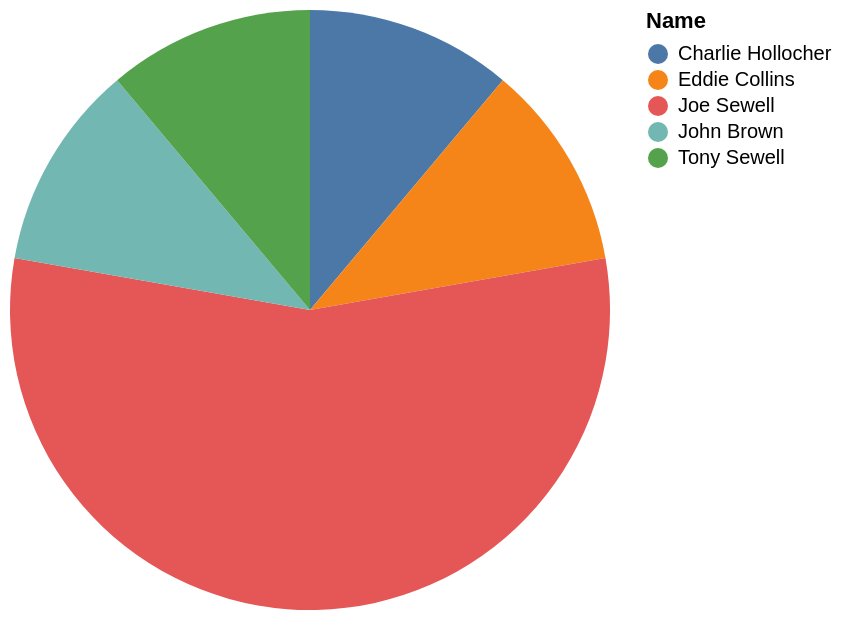

Write the Vega-Lite specification saved for this chart.
### Vega-Lite specification from a JSON file in a GitHub repository (floating-point values rounded to 4 significant figures)
{"data": {"values": [{"x_data": "Charlie Hollocher", "y_data": 1}, {"x_data": "Eddie Collins", "y_data": 1}, {"x_data": "Joe Sewell", "y_data": 5}, {"x_data": "John Brown", "y_data": 1}, {"x_data": "Tony Sewell", "y_data": 1}]}, "mark": "arc", "encoding": {"theta": {"field": "y_data", "type": "quantitative", "title": "COUNT(*)"}, "color": {"field": "x_data", "type": "nominal", "title": "Name"}}}
